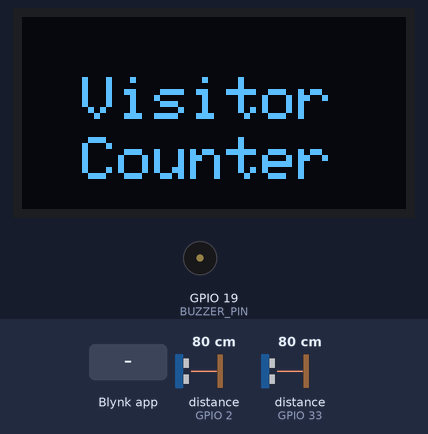
Bench run of a sketch on a simulated ESP32. Shown: 128×64 one-colour display, buzzer (waves = sounding, pin HIGH). Inputs (shaded band) come from the test bench; at power-on: distance to the obstacle (sensors on GPIO 33, GPIO 2) 80 cm. The echo pulse lasts 58.3 µs per cm; the OLED is the two-colour kind (top 16 rows yellow); WiFi joins after 1.5 s; servers stay silent unless stated; what the sketch prints to the serial monitor is not drawn.

Above: at 2.2 s.
At 5.1 s:
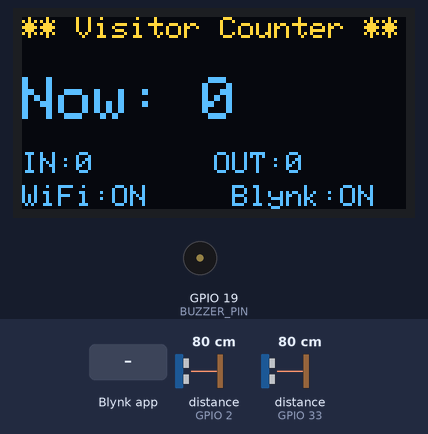
5.2 s: Blynk app writes 1 to V0
At 5.32 s:
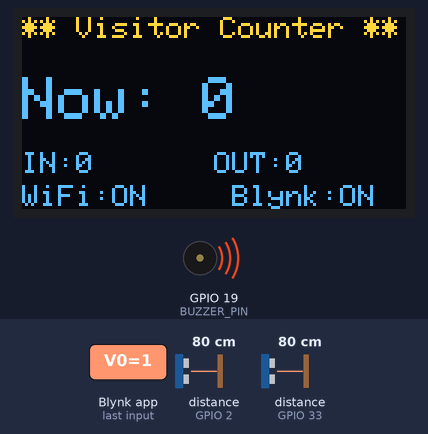
6.9 s: distance to the obstacle (sensor on GPIO 33) set to 2 cm
8.4 s: distance to the obstacle (sensor on GPIO 33) set to 120 cm
At 9.0 s:
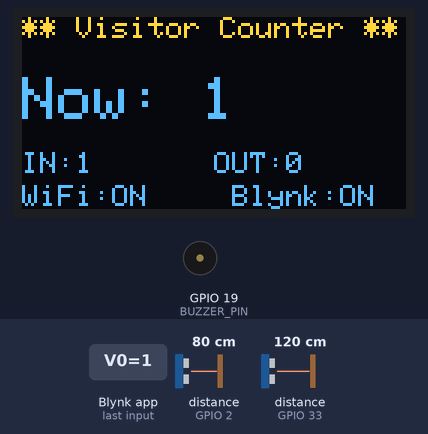
10.1 s: distance to the obstacle (sensor on GPIO 2) set to 2 cm
11.6 s: distance to the obstacle (sensor on GPIO 2) set to 120 cm
At 13.3 s:
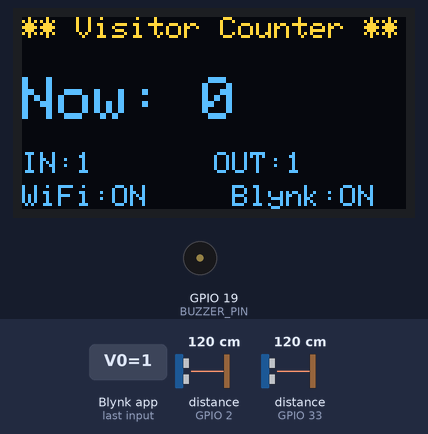
Timing chart, 0 to 14.3 s (numbered marks = the images above; inputs shaded):
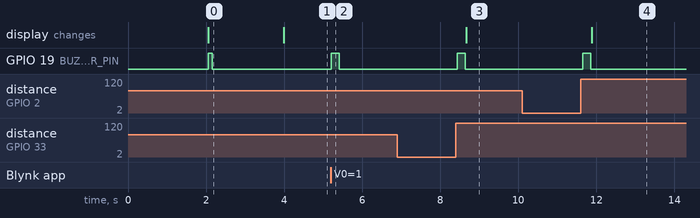

The sketch:

1ultrasonicnew_jul25a.ino
```cpp
#define BLYNK_TEMPLATE_ID "TMPL61UiZMdg8"
#define BLYNK_TEMPLATE_NAME "Visitor counter"
#define BLYNK_AUTH_TOKEN "Xmgge98gIRf3Mr29fdh9qeczRmKZ1vBh"

#include <WiFi.h>
#include <WiFiClient.h>
#include <BlynkSimpleEsp32.h>
#include <Wire.h>
#include <Adafruit_GFX.h>
#include <Adafruit_SH110X.h>
#include <Ultrasonic.h>

// WiFi Credentials
char ssid[] = "GameJam";
char pass[] = "123456789";

// SH1106 Display Setup (128x64)
#define SCREEN_WIDTH 128
#define SCREEN_HEIGHT 64
Adafruit_SH1106G display(SCREEN_WIDTH, SCREEN_HEIGHT, &Wire, -1);

// Ultrasonic Sensors
#define ENTRY_SENSOR_TRIG 32
#define ENTRY_SENSOR_ECHO 33
#define EXIT_SENSOR_TRIG 4
#define EXIT_SENSOR_ECHO 2
Ultrasonic entrySensor(ENTRY_SENSOR_TRIG, ENTRY_SENSOR_ECHO);
Ultrasonic exitSensor(EXIT_SENSOR_TRIG, EXIT_SENSOR_ECHO);
#define BUZZER_PIN 19

// Detection Parameters
#define DETECTION_RANGE 30 // Increased to 60cm
#define CLEAR_RANGE 70      // Slightly higher than detection range
#define DEBOUNCE_TIME 500   // 500ms debounce time

// Counters
volatile int countIn = 0;
volatile int countOut = 0;
volatile int currentCount = 0;

// Sensor states
bool entryActive = false;
bool exitActive = false;
unsigned long lastEntryTime = 0;
unsigned long lastExitTime = 0;

// WiFi/Blynk state
bool wifiConnected = false;
bool blynkConnected = false;
unsigned long lastWifiAttempt = 0;
#define WIFI_RETRY_INTERVAL 30000  // 30 seconds between connection attempts

// Blynk Virtual Pins
BLYNK_WRITE(V0) {  // Reset counter
  if (param.asInt() == 1) {
    countIn = countOut = currentCount = 0;
    Serial.println("Counters reset via Blynk");
    updateCounters();
  }
}

void setup() {
  // Initialize Serial
  Serial.begin(115200);
  delay(2000);  // Allow serial to stabilize
  Serial.println("\nVisitor Counter Initializing...");
  Serial.println("Detection range set to 60cm");

  // Initialize Display
  Wire.begin(21, 22);  // SDA=GPIO21, SCL=GPIO22
  if(!display.begin(0x3C, true)) {
    Serial.println("SH1106 allocation failed");
    for(;;);
  }
  display.clearDisplay();
  display.setTextSize(2);
  display.setTextColor(SH110X_WHITE);
  display.setCursor(20, 20);
  display.print("Visitor");
  display.setCursor(20, 40);
  display.print("Counter");
  display.display();
  Serial.println("OLED initialized");

  // Initialize Buzzer
  pinMode(BUZZER_PIN, OUTPUT);
  beep(100);

  // Attempt WiFi connection in background
  attemptWifiConnection();
  updateDisplay();
}

void loop() {
  // Handle WiFi/Blynk connection management in background
  manageNetworkConnection();

  if (blynkConnected) {
    Blynk.run();
  }

  // Read sensors
  int entryDistance = entrySensor.read();
  int exitDistance = exitSensor.read();

  // Debug sensor readings
  static unsigned long lastSensorPrint = 0;
  if (millis() - lastSensorPrint > 1000) {
    Serial.print("Entry: ");
    Serial.print(entryDistance);
    Serial.print("cm | Exit: ");
    Serial.print(exitDistance);
    Serial.print("cm | IN: ");
    Serial.print(countIn);
    Serial.print(" | OUT: ");
    Serial.print(countOut);
    Serial.print(" | TOTAL: ");
    Serial.print(currentCount);
    Serial.print(" | WiFi: ");
    Serial.print(wifiConnected ? "Connected" : "Disconnected");
    Serial.print(" | Blynk: ");
    Serial.println(blynkConnected ? "Connected" : "Disconnected");
    lastSensorPrint = millis();
  }

  // Entry detection logic (60cm range)
  if (entryDistance < DETECTION_RANGE && !entryActive && (millis() - lastEntryTime > DEBOUNCE_TIME)) {
    entryActive = true;
    lastEntryTime = millis();
    Serial.println("Entry sensor triggered (60cm range)");
  }

  // Exit detection logic (60cm range, only if someone is inside)
  if (exitDistance < DETECTION_RANGE && currentCount > 0 && !exitActive && (millis() - lastExitTime > DEBOUNCE_TIME)) {
    exitActive = true;
    lastExitTime = millis();
    Serial.println("Exit sensor triggered (60cm range)");
  }

  // Complete entry detection (when object moves beyond clear range)
  if (entryActive && entryDistance > CLEAR_RANGE && (millis() - lastEntryTime > DEBOUNCE_TIME/2)) {
    countIn++;
    currentCount = countIn - countOut;
    Serial.println("+ Entry confirmed at 60cm range");
    entryActive = false;
    updateCounters();
  }

  // Complete exit detection (when object moves beyond clear range)
  if (exitActive && exitDistance > CLEAR_RANGE && (millis() - lastExitTime > DEBOUNCE_TIME/2)) {
    countOut++;
    currentCount = countIn - countOut;
    Serial.println("- Exit confirmed at 60cm range");
    exitActive = false;
    updateCounters();
  }

  delay(50);
}

void updateCounters() {
  beep(200);
  updateDisplay();
  if (blynkConnected) {
    updateBlynk();
  }
}

void updateDisplay() {
  display.clearDisplay();

  // Header
  display.setTextSize(1);
  display.setCursor(0, 0);
  display.print("** Visitor Counter **");

  // Current count
  display.setTextSize(2);
  display.setCursor(0, 20);
  display.print("Now: ");
  display.print(currentCount);

  // IN/OUT counts
  display.setTextSize(1);
  display.setCursor(0, 45);
  display.print("IN:");
  display.print(countIn);
  display.setCursor(64, 45);
  display.print("OUT:");
  display.print(countOut);

  // Status
  display.setCursor(0, 56);
  display.print(wifiConnected ? "WiFi:ON " : "WiFi:OFF");
  display.setCursor(70, 56);
  display.print("Blynk:");
  display.print(blynkConnected ? "ON" : "OFF");

  display.display();
}

void updateBlynk() {
  Blynk.virtualWrite(V1, countIn);
  Blynk.virtualWrite(V2, countOut);
  Blynk.virtualWrite(V3, currentCount);
  Serial.println("Blynk updated - Current: " + String(currentCount));
}

void beep(unsigned int duration) {
  digitalWrite(BUZZER_PIN, HIGH);
  delay(duration);
  digitalWrite(BUZZER_PIN, LOW);
}

void attemptWifiConnection() {
  if (WiFi.status() != WL_CONNECTED) {
    Serial.print("Attempting to connect to WiFi...");
    WiFi.begin(ssid, pass);

    // Non-blocking connection attempt (5 seconds max)
    unsigned long startAttemptTime = millis();
    while (WiFi.status() != WL_CONNECTED && millis() - startAttemptTime < 5000) {
      delay(100);
      Serial.print(".");
    }

    if (WiFi.status() == WL_CONNECTED) {
      wifiConnected = true;
      Serial.println("\nWiFi connected!");

      // Now try to connect to Blynk
      Serial.print("Connecting to Blynk...");
      Blynk.config(BLYNK_AUTH_TOKEN, "blynk.cloud", 80);
      if (Blynk.connect()) {
        blynkConnected = true;
        Serial.println("Blynk connected!");
        Blynk.syncVirtual(V0);
      } else {
        Serial.println("Blynk connection failed");
      }
    } else {
      wifiConnected = false;
      blynkConnected = false;
      Serial.println("\nWiFi connection failed - working offline");
    }
    lastWifiAttempt = millis();
  }
}

void manageNetworkConnection() {
  // If we're not connected and it's time to retry
  if (!wifiConnected && millis() - lastWifiAttempt > WIFI_RETRY_INTERVAL) {
    attemptWifiConnection();
    updateDisplay(); // Update display to show new connection status
  }

  // If we were connected but lost connection
  if (wifiConnected && WiFi.status() != WL_CONNECTED) {
    wifiConnected = false;
    blynkConnected = false;
    Serial.println("Lost WiFi connection");
    updateDisplay();
  }
} 
```

Measured:
- after the input at 5.2 s, GPIO 19 (BUZZER_PIN): LOW → HIGH at once, → LOW 0.20 s later
- after the input at 6.9 s, every drawn part: stays the same
- after the input at 8.4 s, GPIO 19 (BUZZER_PIN): LOW → HIGH at once, → LOW 0.20 s later; the display: changes after 0.27 s (image 3)
- after the input at 10.1 s, every drawn part: stays the same
- after the input at 11.6 s, GPIO 19 (BUZZER_PIN): LOW → HIGH after 0.06 s, → LOW 0.20 s later; the display: changes after 0.28 s (image 4)
- what the display in image 0 shows lasts 1.9 s, from 2.1 s to 4.0 s
